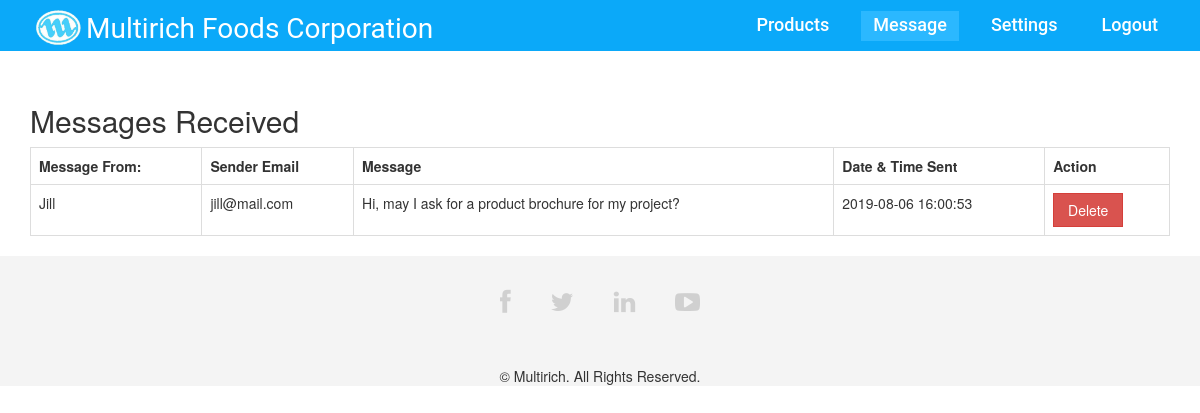
The page /updateContacts.php (signed in) on the database its author committed.
### tables this page shows
CREATE TABLE `tbl_message` (
  `msg_id` int(11) NOT NULL,
  `msg_name` varchar(255) NOT NULL,
  `msg_email` varchar(255) NOT NULL,
  `msg_type` varchar(50) NOT NULL,
  `msg_text` varchar(255) NOT NULL,
  `msg_dateAdded` timestamp NOT NULL DEFAULT current_timestamp()
);

### updateContacts.php (the view)
<?php
require 'db-connect2.php';
$sql = 'SELECT * FROM tbl_message ORDER BY msg_dateAdded';
$statement = $connection->prepare($sql);
$statement->execute();
$message = $statement->fetchAll(PDO::FETCH_OBJ);
?>
<?php require 'navInside.php'; ?>
<div class="container prodTable">
  <div class="card mt-5">
    <div class="card-header">
      <h2>Messages Received</h2>
    </div>
    <div class="card-body">
      <table class="table table-bordered">
        <tr>
          <th>Message From: </th>
          <th>Sender Email</th>
          <th>Message</th>
          <th>Date & Time Sent</th>
          <th>Action</th>
        </tr>
        <?php foreach($message as $msg): ?>
          <tr>
            <td><?= $msg->msg_name; ?></td>
            <td><?= $msg->msg_email; ?></td>
            <td><?= $msg->msg_text; ?></td>
            <td><?= $msg->msg_dateAdded; ?></td>
            <td>
			      <a onclick="return confirm('Are you sure you want to delete this entry?')" href="delete.php?id=<?= $msg->msg_id ?>" class='btn btn-danger'>Delete</a>
            </td>
          </tr>
        <?php endforeach; ?>
      </table>
    </div>
  </div>
</div>
<?php require 'footerInside.php'; ?>

### css/style.css (style rules this page uses)
body { background: #fff; font-family:'Roboto', Arial, sans-serif; color:#333; line-height:1.6em; overflow-x:hidden; }
h1, h2, h3, h4, h5, h6 { font-weight:500; font-family:'Roboto'; color:#000; }
h2 { font-size:20px; }
.btn { margin-bottom: 1em; padding: 10px 20px; color: #FFF !important; font-size: 18px; background: #333; border: #252525 1px solid; }
.prodTable { padding-top: 6em; }
.prodTable .card-body .btn { width: 5em; }

### css/overwrite.css (style rules this page uses)
.table-bordered { -webkit-border-radius: 0 0 0 0; -moz-border-radius: 0 0 0 0; border-radius: 0 0 0 0; }
.btn { text-shadow: none; background-image:none; border-color: none; border-bottom-color: none; -webkit-box-shadow: none; -moz-box-shadow: none; box-shadow: none; }
.btn { outline:0; -webkit-border-radius: 0; -moz-border-radius: 0; border-radius: 0; }
a.btn,.btn:focus { outline:0; }

### rows shown on the page
tbl_message: msg_name "Jill", msg_email "jill@mail.com", msg_text "Hi, may I ask for a product brochure for my project?", msg_dateAdded "2019-08-06 16:00:53"
